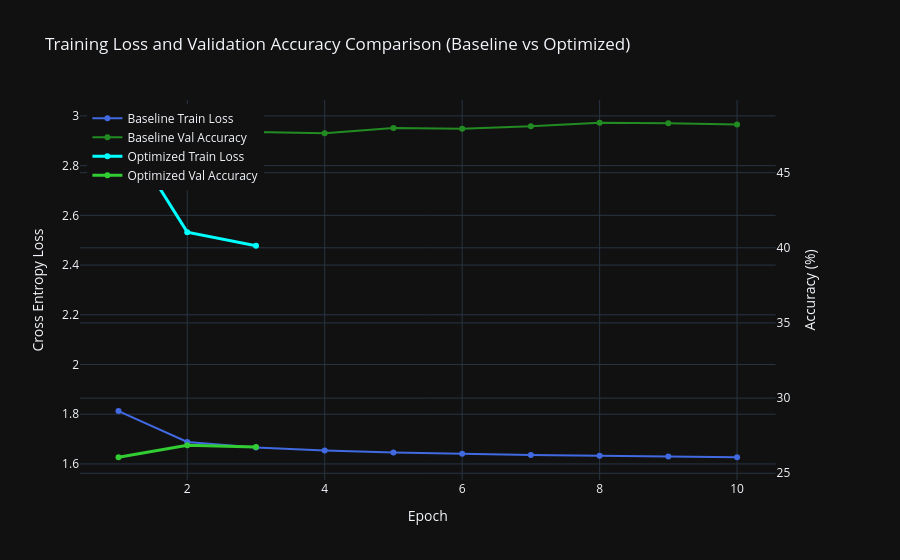

The notebook cell saved with this chart:
### Markdown cell above
## 1. Machine Learning Metrics (Loss, Perplexity, Accuracy)

### Code cell
# Plot Train Loss and Dev Accuracy (Comparing Baseline and Optimized)
fig = make_subplots(specs=[[{"secondary_y": True}]])

# Baseline
fig.add_trace(
    go.Scatter(x=df['epoch'], y=df['train_loss'], name="Baseline Train Loss", mode="lines+markers", line=dict(color="royalblue", width=2)),
    secondary_y=False,
)
fig.add_trace(
    go.Scatter(x=df['epoch'], y=df['val_acc'] * 100, name="Baseline Val Accuracy", mode="lines+markers", line=dict(color="forestgreen", width=2)),
    secondary_y=True,
)

# Optimized
fig.add_trace(
    go.Scatter(x=df_adv['epoch'], y=df_adv['train_loss'], name="Optimized Train Loss", mode="lines+markers", line=dict(color="cyan", width=3)),
    secondary_y=False,
)
fig.add_trace(
    go.Scatter(x=df_adv['epoch'], y=df_adv['val_acc'] * 100, name="Optimized Val Accuracy", mode="lines+markers", line=dict(color="limegreen", width=3)),
    secondary_y=True,
)

fig.update_layout(
    title_text="Training Loss and Validation Accuracy Comparison (Baseline vs Optimized)",
    xaxis_title="Epoch",
    template="plotly_dark",
    legend=dict(x=0.01, y=0.99)
)

fig.update_yaxes(title_text="Cross Entropy Loss", secondary_y=False)
fig.update_yaxes(title_text="Accuracy (%)", secondary_y=True)

fig.show()

### Figure 1 — Plotly figure (JSON) as saved in the notebook; plotly's stock layout.template omitted (floating-point values rounded to 4 significant figures)
{"data": [{"line": {"color": "royalblue", "width": 2}, "mode": "lines+markers", "name": "Baseline Train Loss", "type": "scatter", "x": [1, 2, 3, 4, 5, 6, 7, 8, 9, 10], "xaxis": "x", "y": [1.813, 1.688, 1.666, 1.654, 1.646, 1.641, 1.636, 1.633, 1.63, 1.627], "yaxis": "y"}, {"line": {"color": "forestgreen", "width": 2}, "mode": "lines+markers", "name": "Baseline Val Accuracy", "type": "scatter", "x": [1, 2, 3, 4, 5, 6, 7, 8, 9, 10], "xaxis": "x", "y": [46.39, 47.06, 47.7, 47.62, 47.97, 47.92, 48.09, 48.32, 48.29, 48.19], "yaxis": "y2"}, {"line": {"color": "cyan", "width": 3}, "mode": "lines+markers", "name": "Optimized Train Loss", "type": "scatter", "x": [1, 2, 3], "xaxis": "x", "y": [2.973, 2.532, 2.478], "yaxis": "y"}, {"line": {"color": "limegreen", "width": 3}, "mode": "lines+markers", "name": "Optimized Val Accuracy", "type": "scatter", "x": [1, 2, 3], "xaxis": "x", "y": [26.07, 26.86, 26.75], "yaxis": "y2"}], "layout": {"legend": {"x": 0.01, "y": 0.99}, "title": {"text": "Training Loss and Validation Accuracy Comparison (Baseline vs Optimized)"}, "xaxis": {"anchor": "y", "domain": [0, 0.94], "title": {"text": "Epoch"}}, "yaxis": {"anchor": "x", "domain": [0, 1], "title": {"text": "Cross Entropy Loss"}}, "yaxis2": {"anchor": "x", "overlaying": "y", "side": "right", "title": {"text": "Accuracy (%)"}}}}
